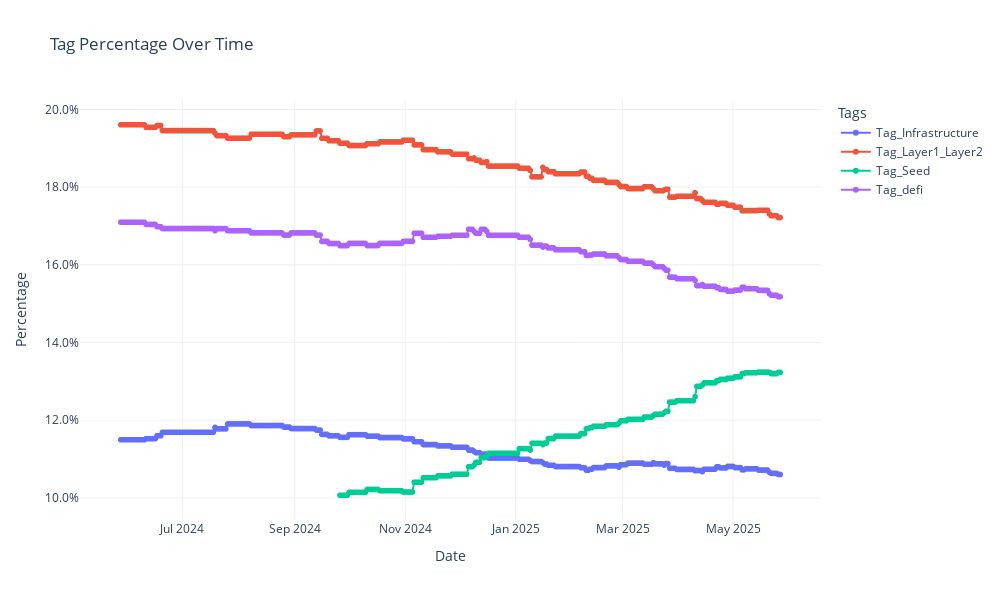

Notebook code cell kept with this figure:
### Code cell
timeseries_df = temp_df.melt(id_vars = ['dateTime','Market Cap Total'], value_vars = tag_columns, var_name = 'Tag', value_name = 'Market Cap by Tag')
timeseries_df['Percentage'] = timeseries_df['Market Cap by Tag'] / timeseries_df['Market Cap Total']
timeseries_df.drop(columns = ['Market Cap by Tag','Market Cap Total'], inplace = True)


timeseries_df = timeseries_df[timeseries_df['Percentage']>0.1]
pivot_df = timeseries_df[['dateTime','Tag','Percentage']].pivot(index='dateTime', columns='Tag', values='Percentage')

# Create the interactive plot
import plotly.express as px
import plotly.graph_objects as go
from plotly.subplots import make_subplots

# Create a Plotly figure
fig = px.line(pivot_df.reset_index(), x='dateTime', y=pivot_df.columns,
              title='Tag Percentage Over Time',
              labels={'value': 'Percentage', 'variable': 'Tag'},
              markers=True)  # Add markers to the lines

# Customize the layout
fig.update_layout(
    xaxis_title='Date',
    yaxis_title='Percentage',
    legend_title='Tags',
    hovermode='x unified',
    template='plotly_white',
    height=600,
    width=1000
)

# Add hover information
fig.update_traces(
    hovertemplate='<b>%{y:.2%}</b><extra></extra>'
)

# Format y-axis as percentage
fig.update_layout(yaxis_tickformat='.1%')

# Show the plot
fig.show()

### Figure 1 — Plotly figure (JSON) as saved in the notebook; plotly's stock layout.template omitted (floating-point values rounded to 4 significant figures; data arrays with more than 128 entries replaced by an {"elided": "..."} marker saying what was removed)
{"data": [{"hovertemplate": "<b>%{y:.2%}</b><extra></extra>", "legendgroup": "Tag_Infrastructure", "line": {"color": "#636efa", "dash": "solid"}, "marker": {"symbol": "circle"}, "mode": "lines+markers", "name": "Tag_Infrastructure", "showlegend": true, "type": "scattergl", "x": {"elided": "365 str values"}, "xaxis": "x", "y": {"elided": "365 float values"}, "yaxis": "y"}, {"hovertemplate": "<b>%{y:.2%}</b><extra></extra>", "legendgroup": "Tag_Layer1_Layer2", "line": {"color": "#EF553B", "dash": "solid"}, "marker": {"symbol": "circle"}, "mode": "lines+markers", "name": "Tag_Layer1_Layer2", "showlegend": true, "type": "scattergl", "x": {"elided": "365 str values"}, "xaxis": "x", "y": {"elided": "365 float values"}, "yaxis": "y"}, {"hovertemplate": "<b>%{y:.2%}</b><extra></extra>", "legendgroup": "Tag_Seed", "line": {"color": "#00cc96", "dash": "solid"}, "marker": {"symbol": "circle"}, "mode": "lines+markers", "name": "Tag_Seed", "showlegend": true, "type": "scattergl", "x": {"elided": "365 str values"}, "xaxis": "x", "y": {"elided": "365 float values"}, "yaxis": "y"}, {"hovertemplate": "<b>%{y:.2%}</b><extra></extra>", "legendgroup": "Tag_defi", "line": {"color": "#ab63fa", "dash": "solid"}, "marker": {"symbol": "circle"}, "mode": "lines+markers", "name": "Tag_defi", "showlegend": true, "type": "scattergl", "x": {"elided": "365 str values"}, "xaxis": "x", "y": {"elided": "365 float values"}, "yaxis": "y"}], "layout": {"height": 600, "hovermode": "x unified", "legend": {"title": {"text": "Tags"}, "tracegroupgap": 0}, "title": {"text": "Tag Percentage Over Time"}, "width": 1000, "xaxis": {"anchor": "y", "domain": [0, 1], "title": {"text": "Date"}}, "yaxis": {"anchor": "x", "domain": [0, 1], "tickformat": ".1%", "title": {"text": "Percentage"}}}}
